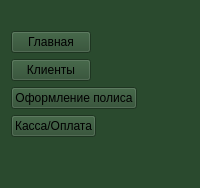
       <widget class="QWidget" name="widget" native="true">
        <property name="palette">
         <palette>
          <active>
           <colorrole role="WindowText">
            <brush brushstyle="SolidPattern">
             <color alpha="255">
              <red>0</red>
              <green>0</green>
              <blue>0</blue>
             </color>
            </brush>
           </colorrole>
           <colorrole role="Button">
            <brush brushstyle="SolidPattern">
             <color alpha="255">
              <red>42</red>
              <green>74</green>
              <blue>46</blue>
             </color>
            </brush>
           </colorrole>
           <colorrole role="Light">
            <brush brushstyle="SolidPattern">
             <color alpha="255">
              <red>255</red>
              <green>255</green>
              <blue>255</blue>
             </color>
            </brush>
           </colorrole>
           <colorrole role="Midlight">
            <brush brushstyle="SolidPattern">
             <color alpha="255">
              <red>255</red>
              <green>255</green>
              <blue>255</blue>
             </color>
            </brush>
           </colorrole>
           <colorrole role="Dark">
            <brush brushstyle="SolidPattern">
             <color alpha="255">
              <red>127</red>
              <green>127</green>
              <blue>127</blue>
             </color>
            </brush>
           </colorrole>
           <colorrole role="Mid">
            <brush brushstyle="SolidPattern">
             <color alpha="255">
              <red>170</red>
              <green>170</green>
              <blue>170</blue>
             </color>
            </brush>
           </colorrole>
           <colorrole role="Text">
            <brush brushstyle="SolidPattern">
             <color alpha="255">
              <red>0</red>
              <green>0</green>
              <blue>0</blue>
             </color>
            </brush>
           </colorrole>
           <colorrole role="BrightText">
            <brush brushstyle="SolidPattern">
             <color alpha="255">
              <red>255</red>
              <green>255</green>
              <blue>255</blue>
             </color>
            </brush>
           </colorrole>
           <colorrole role="ButtonText">
            <brush brushstyle="SolidPattern">
             <color alpha="255">
              <red>0</red>
              <green>0</green>
              <blue>0</blue>
             </color>
            </brush>
           </colorrole>
           <colorrole role="Base">
            <brush brushstyle="SolidPattern">
             <color alpha="255">
              <red>42</red>
              <green>74</green>
              <blue>46</blue>
             </color>
            </brush>
           </colorrole>
           <colorrole role="Window">
            <brush brushstyle="SolidPattern">
             <color alpha="255">
              <red>42</red>
              <green>74</green>
              <blue>46</blue>
             </color>
            </brush>
           </colorrole>
           <colorrole role="Shadow">
            <brush brushstyle="SolidPattern">
             <color alpha="255">
              <red>0</red>
              <green>0</green>
              <blue>0</blue>
             </color>
            </brush>
           </colorrole>
           <colorrole role="AlternateBase">
            <brush brushstyle="SolidPattern">
             <color alpha="255">
              <red>255</red>
              <green>255</green>
              <blue>255</blue>
             </color>
            </brush>
           </colorrole>
           <colorrole role="ToolTipBase">
            <brush brushstyle="SolidPattern">
             <color alpha="255">
              <red>255</red>
              <green>255</green>
              <blue>220</blue>
             </color>
            </brush>
           </colorrole>
           <colorrole role="ToolTipText">
            <brush brushstyle="SolidPattern">
             <color alpha="255">
              <red>0</red>
              <green>0</green>
              <blue>0</blue>
             </color>
            </brush>
           </colorrole>
           <colorrole role="PlaceholderText">
            <brush brushstyle="SolidPattern">
             <color alpha="127">
              <red>0</red>
              <green>0</green>
              <blue>0</blue>
             </color>
            </brush>
           </colorrole>
           <colorrole role="Accent">
            <brush brushstyle="SolidPattern">
             <color alpha="255">
              <red>255</red>
              <green>255</green>
              <blue>255</blue>
             </color>
            </brush>
           </colorrole>
          </active>
          <inactive>
           <colorrole role="WindowText">
            <brush brushstyle="SolidPattern">
             <color alpha="255">
              <red>0</red>
              <green>0</green>
              <blue>0</blue>
             </color>
            </brush>
           </colorrole>
           <colorrole role="Button">
            <brush brushstyle="SolidPattern">
             <color alpha="255">
              <red>42</red>
              <green>74</green>
              <blue>46</blue>
             </color>
            </brush>
           </colorrole>
           <colorrole role="Light">
            <brush brushstyle="SolidPattern">
             <color alpha="255">
              <red>255</red>
              <green>255</green>
              <blue>255</blue>
             </color>
            </brush>
           </colorrole>
           <colorrole role="Midlight">
            <brush brushstyle="SolidPattern">
             <color alpha="255">
              <red>255</red>
              <green>255</green>
              <blue>255</blue>
             </color>
            </brush>
           </colorrole>
           <colorrole role="Dark">
            <brush brushstyle="SolidPattern">
             <color alpha="255">
              <red>127</red>
              <green>127</green>
              <blue>127</blue>
             </color>
            </brush>
           </colorrole>
           <colorrole role="Mid">
            <brush brushstyle="SolidPattern">
             <color alpha="255">
              <red>170</red>
              <green>170</green>
              <blue>170</blue>
             </color>
            </brush>
           </colorrole>
           <colorrole role="Text">
            <brush brushstyle="SolidPattern">
             <color alpha="255">
              <red>0</red>
              <green>0</green>
              <blue>0</blue>
             </color>
            </brush>
           </colorrole>
           <colorrole role="BrightText">
            <brush brushstyle="SolidPattern">
             <color alpha="255">
              <red>255</red>
              <green>255</green>
              <blue>255</blue>
             </color>
            </brush>
           </colorrole>
           <colorrole role="ButtonText">
            <brush brushstyle="SolidPattern">
             <color alpha="255">
              <red>0</red>
              <green>0</green>
              <blue>0</blue>
             </color>
            </brush>
           </colorrole>
           <colorrole role="Base">
            <brush brushstyle="SolidPattern">
             <color alpha="255">
              <red>42</red>
              <green>74</green>
              <blue>46</blue>
             </color>
            </brush>
           </colorrole>
           <colorrole role="Window">
            <brush brushstyle="SolidPattern">
             <color alpha="255">
              <red>42</red>
              <green>74</green>
              <blue>46</blue>
             </color>
            </brush>
           </colorrole>
           <colorrole role="Shadow">
            <brush brushstyle="SolidPattern">
             <color alpha="255">
              <red>0</red>
              <green>0</green>
              <blue>0</blue>
             </color>
            </brush>
           </colorrole>
           <colorrole role="AlternateBase">
            <brush brushstyle="SolidPattern">
             <color alpha="255">
              <red>255</red>
              <green>255</green>
              <blue>255</blue>
             </color>
            </brush>
           </colorrole>
           <colorrole role="ToolTipBase">
            <brush brushstyle="SolidPattern">
             <color alpha="255">
              <red>255</red>
              <green>255</green>
              <blue>220</blue>
             </color>
            </brush>
           </colorrole>
           <colorrole role="ToolTipText">
            <brush brushstyle="SolidPattern">
             <color alpha="255">
              <red>0</red>
              <green>0</green>
              <blue>0</blue>
             </color>
            </brush>
           </colorrole>
           <colorrole role="PlaceholderText">
            <brush brushstyle="SolidPattern">
             <color alpha="127">
              <red>0</red>
              <green>0</green>
              <blue>0</blue>
             </color>
            </brush>
           </colorrole>
           <colorrole role="Accent">
            <brush brushstyle="SolidPattern">
             <color alpha="255">
              <red>255</red>
              <green>255</green>
              <blue>255</blue>
             </color>
            </brush>
           </colorrole>
          </inactive>
          <disabled>
           <colorrole role="WindowText">
            <brush brushstyle="SolidPattern">
             <color alpha="255">
              <red>127</red>
              <green>127</green>
              <blue>127</blue>
             </color>
            </brush>
           </colorrole>
           <colorrole role="Button">
            <brush brushstyle="SolidPattern">
             <color alpha="255">
              <red>42</red>
              <green>74</green>
              <blue>46</blue>
             </color>
            </brush>
           </colorrole>
           <colorrole role="Light">
            <brush brushstyle="SolidPattern">
             <color alpha="255">
              <red>255</red>
              <green>255</green>
              <blue>255</blue>
             </color>
            </brush>
           </colorrole>
           <colorrole role="Midlight">
            <brush brushstyle="SolidPattern">
             <color alpha="255">
              <red>255</red>
              <green>255</green>
              <blue>255</blue>
             </color>
            </brush>
           </colorrole>
           <colorrole role="Dark">
            <brush brushstyle="SolidPattern">
             <color alpha="255">
              <red>127</red>
              <green>127</green>
              <blue>127</blue>
             </color>
            </brush>
           </colorrole>
           <colorrole role="Mid">
            <brush brushstyle="SolidPattern">
             <color alpha="255">
              <red>170</red>
              <green>170</green>
              <blue>170</blue>
             </color>
            </brush>
           </colorrole>
           <colorrole role="Text">
            <brush brushstyle="SolidPattern">
             <color alpha="255">
              <red>127</red>
              <green>127</green>
              <blue>127</blue>
             </color>
            </brush>
           </colorrole>
           <colorrole role="BrightText">
            <brush brushstyle="SolidPattern">
             <color alpha="255">
              <red>255</red>
              <green>255</green>
              <blue>255</blue>
             </color>
            </brush>
           </colorrole>
           <colorrole role="ButtonText">
            <brush brushstyle="SolidPattern">
             <color alpha="255">
              <red>127</red>
              <green>127</green>
              <blue>127</blue>
             </color>
            </brush>
           </colorrole>
           <colorrole role="Base">
            <brush brushstyle="SolidPattern">
             <color alpha="255">
              <red>42</red>
              <green>74</green>
              <blue>46</blue>
             </color>
            </brush>
           </colorrole>
           <colorrole role="Window">
            <brush brushstyle="SolidPattern">
             <color alpha="255">
              <red>42</red>
              <green>74</green>
              <blue>46</blue>
             </color>
            </brush>
           </colorrole>
           <colorrole role="Shadow">
            <brush brushstyle="SolidPattern">
             <color alpha="255">
              <red>0</red>
              <green>0</green>
              <blue>0</blue>
             </color>
            </brush>
           </colorrole>
           <colorrole role="AlternateBase">
            <brush brushstyle="SolidPattern">
             <color alpha="255">
              <red>255</red>
              <green>255</green>
              <blue>255</blue>
             </color>
            </brush>
           </colorrole>
           <colorrole role="ToolTipBase">
            <brush brushstyle="SolidPattern">
             <color alpha="255">
              <red>255</red>
              <green>255</green>
              <blue>220</blue>
             </color>
            </brush>
           </colorrole>
           <colorrole role="ToolTipText">
            <brush brushstyle="SolidPattern">
             <color alpha="255">
              <red>0</red>
              <green>0</green>
              <blue>0</blue>
             </color>
            </brush>
           </colorrole>
           <colorrole role="PlaceholderText">
            <brush brushstyle="SolidPattern">
             <color alpha="127">
              <red>127</red>
              <green>127</green>
              <blue>127</blue>
             </color>
            </brush>
           </colorrole>
           <colorrole role="Accent">
            <brush brushstyle="SolidPattern">
             <color alpha="255">
              <red>255</red>
              <green>255</green>
              <blue>255</blue>
             </color>
            </brush>
           </colorrole>
          </disabled>
         </palette>
        </property>
        <property name="cursor">
         <cursorShape>PointingHandCursor</cursorShape>
        </property>
        <property name="styleSheet">
         <string notr="true">background- color: rgb(42, 74, 46)</string>
        </property>
        <layout class="QVBoxLayout" name="verticalLayout">
         <item>
          <widget class="QLabel" name="label_4">
           <property name="text">
            <string/>
           </property>
          </widget>
         </item>
         <item alignment="Qt::AlignmentFlag::AlignLeft">
          <widget class="QPushButton" name="btn_main">
           <property name="font">
            <font>
             <pointsize>9</pointsize>
            </font>
           </property>
           <property name="text">
            <string>Главная</string>
           </property>
          </widget>
         </item>
         <item alignment="Qt::AlignmentFlag::AlignLeft">
          <widget class="QPushButton" name="btn_client">
           <property name="text">
            <string>Клиенты</string>
           </property>
          </widget>
         </item>
         <item alignment="Qt::AlignmentFlag::AlignLeft">
          <widget class="QPushButton" name="btn_fromPolicy">
           <property name="text">
            <string>Оформление полиса</string>
           </property>
          </widget>
         </item>
         <item alignment="Qt::AlignmentFlag::AlignLeft">
          <widget class="QPushButton" name="btn_pay">
           <property name="text">
            <string>Касса/Оплата</string>
           </property>
          </widget>
         </item>
         <item>
          <spacer name="spacer">
           <property name="orientation">
            <enum>Qt::Orientation::Vertical</enum>
           </property>
           <property name="sizeHint" stdset="0">
            <size>
             <width>20</width>
             <height>40</height>
            </size>
           </property>
          </spacer>
         </item>
        </layout>
       </widget>
